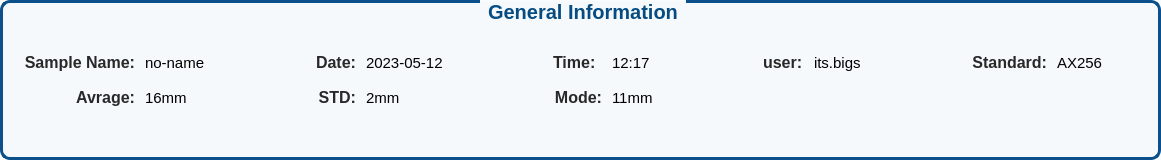
                <widget class="QGroupBox" name="groupBox_6">
                 <property name="styleSheet">
                  <string notr="true">QGroupBox
{
    font-size: 20px;
    font-weight: bold;
	border: 3px solid rgb(12, 80, 139);
	border-radius: 10px;
	padding: 20px 5px;
	background-color:rgba(12, 80, 139,5);
}

QGroupBox::title {
    subcontrol-origin: margin;
    subcontrol-position: top center; /* position at the top center */
    padding: 0 5px;
    color: rgb(6, 76, 130);

}

QLabel{
	font-size:15px;

}</string>
                 </property>
                 <property name="title">
                  <string>General Information</string>
                 </property>
                 <layout class="QGridLayout" name="gridLayout_3">
                  <property name="leftMargin">
                   <number>11</number>
                  </property>
                  <property name="topMargin">
                   <number>25</number>
                  </property>
                  <property name="bottomMargin">
                   <number>25</number>
                  </property>
                  <item row="0" column="4">
                   <widget class="QLabel" name="label_42">
                    <property name="text">
                     <string>2023-05-12</string>
                    </property>
                   </widget>
                  </item>
                  <item row="0" column="13">
                   <widget class="QLabel" name="label_44">
                    <property name="text">
                     <string>AX256</string>
                    </property>
                   </widget>
                  </item>
                  <item row="0" column="3">
                   <widget class="QLabel" name="label_41">
                    <property name="styleSheet">
                     <string notr="true">font-size: 16px;
font-weight: bold;
color: rgb(40, 40, 40);
margin: 5px 0px;</string>
                    </property>
                    <property name="text">
                     <string>Date:</string>
                    </property>
                    <property name="alignment">
                     <set>Qt::AlignRight|Qt::AlignTrailing|Qt::AlignVCenter</set>
                    </property>
                    <property name="title" stdset="0">
                     <bool>true</bool>
                    </property>
                   </widget>
                  </item>
                  <item row="0" column="0">
                   <widget class="QLabel" name="label_6">
                    <property name="styleSheet">
                     <string notr="true">font-size: 16px;
font-weight: bold;
color: rgb(40, 40, 40);
margin: 5px 0px;</string>
                    </property>
                    <property name="text">
                     <string>Sample Name:</string>
                    </property>
                    <property name="alignment">
                     <set>Qt::AlignRight|Qt::AlignTrailing|Qt::AlignVCenter</set>
                    </property>
                    <property name="title" stdset="0">
                     <bool>true</bool>
                    </property>
                   </widget>
                  </item>
                  <item row="1" column="4">
                   <widget class="QLabel" name="label_62">
                    <property name="text">
                     <string>2mm</string>
                    </property>
                   </widget>
                  </item>
                  <item row="1" column="3">
                   <widget class="QLabel" name="label_61">
                    <property name="styleSheet">
                     <string notr="true">font-size: 16px;
font-weight: bold;
color: rgb(40, 40, 40);
margin: 5px 0px;</string>
                    </property>
                    <property name="text">
                     <string>STD:</string>
                    </property>
                    <property name="alignment">
                     <set>Qt::AlignRight|Qt::AlignTrailing|Qt::AlignVCenter</set>
                    </property>
                   </widget>
                  </item>
                  <item row="0" column="1">
                   <widget class="QLabel" name="label_40">
                    <property name="text">
                     <string>no-name</string>
                    </property>
                   </widget>
                  </item>
                  <item row="0" column="14">
                   <spacer name="horizontalSpacer_45">
                    <property name="orientation">
                     <enum>Qt::Horizontal</enum>
                    </property>
                    <property name="sizeHint" stdset="0">
                     <size>
                      <width>40</width>
                      <height>20</height>
                     </size>
                    </property>
                   </spacer>
                  </item>
                  <item row="0" column="12">
                   <widget class="QLabel" name="label_43">
                    <property name="styleSheet">
                     <string notr="true">font-size: 16px;
font-weight: bold;
color: rgb(40, 40, 40);
margin: 5px 0px;</string>
                    </property>
                    <property name="text">
                     <string>Standard:</string>
                    </property>
                    <property name="alignment">
                     <set>Qt::AlignRight|Qt::AlignTrailing|Qt::AlignVCenter</set>
                    </property>
                    <property name="title" stdset="0">
                     <bool>true</bool>
                    </property>
                   </widget>
                  </item>
                  <item row="0" column="8">
                   <spacer name="horizontalSpacer_51">
                    <property name="orientation">
                     <enum>Qt::Horizontal</enum>
                    </property>
                    <property name="sizeType">
                     <enum>QSizePolicy::Maximum</enum>
                    </property>
                    <property name="sizeHint" stdset="0">
                     <size>
                      <width>100</width>
                      <height>20</height>
                     </size>
                    </property>
                   </spacer>
                  </item>
                  <item row="0" column="7">
                   <widget class="QLabel" name="label_66">
                    <property name="text">
                     <string>12:17</string>
                    </property>
                   </widget>
                  </item>
                  <item row="0" column="9">
                   <widget class="QLabel" name="label_67">
                    <property name="styleSheet">
                     <string notr="true">font-size: 16px;
font-weight: bold;
color: rgb(40, 40, 40);
margin: 5px 0px;</string>
                    </property>
                    <property name="text">
                     <string>user:</string>
                    </property>
                   </widget>
                  </item>
                  <item row="0" column="2">
                   <spacer name="horizontalSpacer_43">
                    <property name="orientation">
                     <enum>Qt::Horizontal</enum>
                    </property>
                    <property name="sizeType">
                     <enum>QSizePolicy::Maximum</enum>
                    </property>
                    <property name="sizeHint" stdset="0">
                     <size>
                      <width>100</width>
                      <height>20</height>
                     </size>
                    </property>
                   </spacer>
                  </item>
                  <item row="1" column="1">
                   <widget class="QLabel" name="label_60">
                    <property name="text">
                     <string>16mm</string>
                    </property>
                   </widget>
                  </item>
                  <item row="0" column="10">
                   <widget class="QLabel" name="label_68">
                    <property name="text">
                     <string>its.bigs</string>
                    </property>
                   </widget>
                  </item>
                  <item row="0" column="6">
                   <widget class="QLabel" name="label_65">
                    <property name="styleSheet">
                     <string notr="true">font-size: 16px;
font-weight: bold;
color: rgb(40, 40, 40);
margin: 5px 0px;</string>
                    </property>
                    <property name="text">
                     <string>Time:</string>
                    </property>
                   </widget>
                  </item>
                  <item row="0" column="5">
                   <spacer name="horizontalSpacer_44">
                    <property name="orientation">
                     <enum>Qt::Horizontal</enum>
                    </property>
                    <property name="sizeType">
                     <enum>QSizePolicy::Maximum</enum>
                    </property>
                    <property name="sizeHint" stdset="0">
                     <size>
                      <width>100</width>
                      <height>20</height>
                     </size>
                    </property>
                   </spacer>
                  </item>
                  <item row="1" column="0">
                   <widget class="QLabel" name="label_59">
                    <property name="styleSheet">
                     <string notr="true">font-size: 16px;
font-weight: bold;
color: rgb(40, 40, 40);
margin: 5px 0px;</string>
                    </property>
                    <property name="text">
                     <string>Avrage:</string>
                    </property>
                    <property name="alignment">
                     <set>Qt::AlignRight|Qt::AlignTrailing|Qt::AlignVCenter</set>
                    </property>
                   </widget>
                  </item>
                  <item row="0" column="11">
                   <spacer name="horizontalSpacer_52">
                    <property name="orientation">
                     <enum>Qt::Horizontal</enum>
                    </property>
                    <property name="sizeHint" stdset="0">
                     <size>
                      <width>100</width>
                      <height>20</height>
                     </size>
                    </property>
                   </spacer>
                  </item>
                  <item row="1" column="6">
                   <widget class="QLabel" name="label_63">
                    <property name="styleSheet">
                     <string notr="true">font-size: 16px;
font-weight: bold;
color: rgb(40, 40, 40);
margin: 5px 0px;</string>
                    </property>
                    <property name="text">
                     <string>Mode:</string>
                    </property>
                    <property name="alignment">
                     <set>Qt::AlignRight|Qt::AlignTrailing|Qt::AlignVCenter</set>
                    </property>
                   </widget>
                  </item>
                  <item row="1" column="7">
                   <widget class="QLabel" name="label_64">
                    <property name="text">
                     <string>11mm</string>
                    </property>
                   </widget>
                  </item>
                 </layout>
                </widget>
